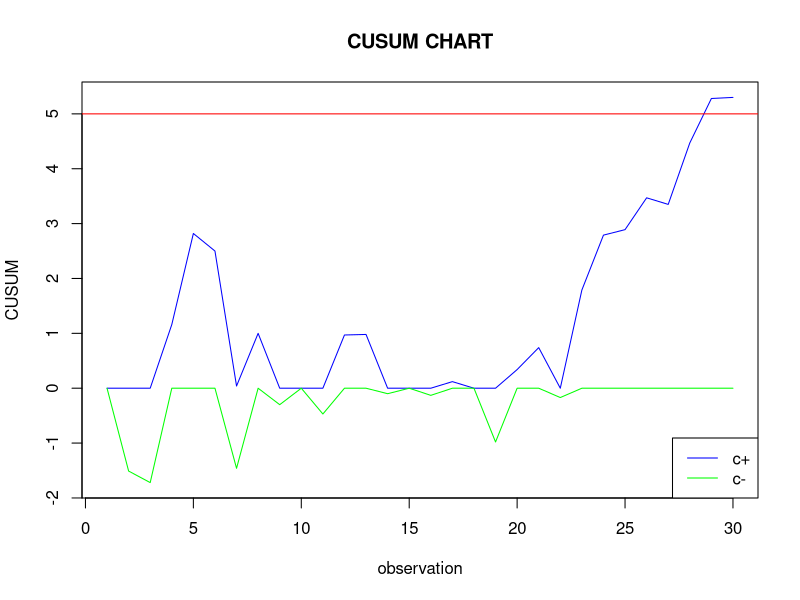

Source code (R):
x <- c(9.45, 7.99, 9.29, 11.66, 12.16, 10.18, 8.04, 11.46, 9.2, 10.34,
       9.03, 11.47, 10.51, 9.40, 10.08, 9.37, 10.62, 10.31, 8.52, 10.84,
       10.90, 9.33, 12.29, 11.50, 10.60, 11.08, 10.38, 11.62, 11.31, 10.52)
#parameters
mu0=10
mu1= 11
h=5
k=0.5
n=length(x)
cplus=numeric(n)
cminus =numeric(n)
#compute CCUSUM
for (i in 2:n){
  cplus[i]=max(0,cplus[i-1]+(x[i]-mu0-k))
  cminus[i]=min(0,cminus[i-1]+(x[i]-mu0+k))
}
#plot
plot(cplus, type="l", col="blue", ylim = c(min(cminus),max(cplus)), ylab= "CUSUM", xlab= "observation", main= "CUSUM CHART")
lines(cminus, col= "green")
abline(h=h, col="red")
abline(h=-h, col="red")
legend("bottomright", legend=c("c+","c-"), col=c("blue", "green"), lty=1)
#Detect out of control points
out_pos= which(cplus>h)
out_neg= which(cminus< -h)
out_pos
out_neg





#Hetroscedastisity and Autpcorrelation
sales= c(3083,3149,3218,3295,3374)
ex= c(75,78,80,82,84)
model= lm(ex~sales)
library(car)
durbinWatsonTest(model)
residual= resid(model)
#durbin watson in manual via a fuction
dw= function(res){
  r1= res[2:20]
  r2 = res[1:19]
  d= sum((r1-r2)^2)/sum(res^2)
  d
}
dw(residual)
library(lmtest)
bptest(model)
